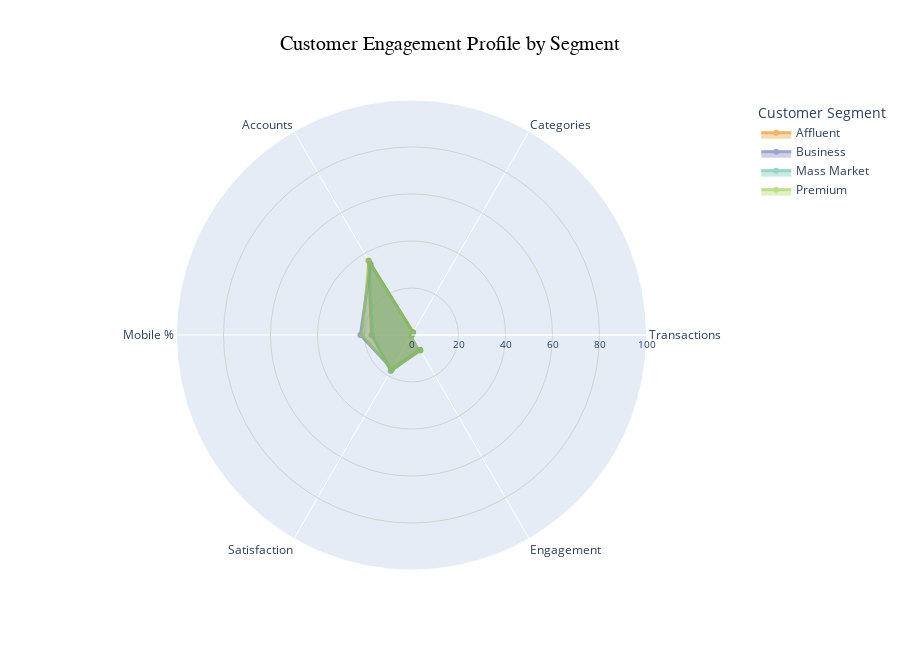

Notebook code cell kept with this figure:
### Markdown cell above
### Customer Engagement Rader

### Code cell
customer_engagement_radar_query = "SELECT * FROM gold.analytics_customer_behavior_clusters"
customer_engagement_radar_df = fetch_data(customer_engagement_radar_query)


segment_agg = customer_engagement_radar_df.groupby('customer_segment').agg({
    'avg_transactions_90d': 'mean',
    'avg_unique_categories': 'mean',
    'avg_accounts': 'mean',
    'mobile_usage_pct': 'mean',
    'avg_satisfaction_score': 'mean',
    'engagement_score': 'mean'
}).reset_index()

categories = ['Transactions', 'Categories', 'Accounts', 'Mobile %', 'Satisfaction', 'Engagement']

# Choose a vibrant color palette
colors = px.colors.qualitative.Vivid

fig = go.Figure()

for i, (_, row) in enumerate(segment_agg.iterrows()):
    values = [
        row['avg_transactions_90d'],
        row['avg_unique_categories'] * 10,  # Scale for visualization
        row['avg_accounts'] * 20,
        row['mobile_usage_pct'],
        row['avg_satisfaction_score'] * 20,
        row['engagement_score']
    ]
    fig.add_trace(go.Scatterpolar(
        r=values,
        theta=categories,
        fill='toself',
        name=row['customer_segment'],
        line=dict(color=colors[i % len(colors)], width=3),
        opacity=0.6,
        hovertemplate='<b>%{theta}</b><br>Value: %{r:.1f}<extra></extra>'
    ))

fig.update_layout(
    polar=dict(
        radialaxis=dict(visible=True, range=[0, 100], gridcolor='lightgrey', tickfont=dict(size=10)),
        angularaxis=dict(tickfont=dict(size=12))
    ),
    title=dict(
        text="Customer Engagement Profile by Segment",
        font=dict(size=20, family='Arial', color='black'),
        x=0.5
    ),
    legend=dict(title='Customer Segment', font=dict(size=12)),
    height=650,
    paper_bgcolor='white',
    plot_bgcolor='white'
)

fig.show()

### Figure 1 — Plotly figure (JSON) as saved in the notebook; plotly's stock layout.template omitted (floating-point values rounded to 4 significant figures)
{"data": [{"fill": "toself", "hovertemplate": "<b>%{theta}</b><br>Value: %{r:.1f}<extra></extra>", "line": {"color": "rgb(229, 134, 6)", "width": 3}, "name": "Affluent", "opacity": 0.6, "r": [0.1375, 1.375, 36.67, 17.02, 17.28, 7.545], "theta": ["Transactions", "Categories", "Accounts", "Mobile %", "Satisfaction", "Engagement"], "type": "scatterpolar"}, {"fill": "toself", "hovertemplate": "<b>%{theta}</b><br>Value: %{r:.1f}<extra></extra>", "line": {"color": "rgb(93, 105, 177)", "width": 3}, "name": "Business", "opacity": 0.6, "r": [0.1208, 1.208, 34.83, 21.72, 16.62, 7.211], "theta": ["Transactions", "Categories", "Accounts", "Mobile %", "Satisfaction", "Engagement"], "type": "scatterpolar"}, {"fill": "toself", "hovertemplate": "<b>%{theta}</b><br>Value: %{r:.1f}<extra></extra>", "line": {"color": "rgb(82, 188, 163)", "width": 3}, "name": "Mass Market", "opacity": 0.6, "r": [0.1167, 1.125, 36.33, 16.54, 17.77, 7.555], "theta": ["Transactions", "Categories", "Accounts", "Mobile %", "Satisfaction", "Engagement"], "type": "scatterpolar"}, {"fill": "toself", "hovertemplate": "<b>%{theta}</b><br>Value: %{r:.1f}<extra></extra>", "line": {"color": "rgb(153, 201, 69)", "width": 3}, "name": "Premium", "opacity": 0.6, "r": [0.1125, 1.125, 36.33, 20.92, 16.6, 7.445], "theta": ["Transactions", "Categories", "Accounts", "Mobile %", "Satisfaction", "Engagement"], "type": "scatterpolar"}], "layout": {"height": 650, "legend": {"font": {"size": 12}, "title": {"text": "Customer Segment"}}, "paper_bgcolor": "white", "plot_bgcolor": "white", "polar": {"angularaxis": {"tickfont": {"size": 12}}, "radialaxis": {"gridcolor": "lightgrey", "range": [0, 100], "tickfont": {"size": 10}, "visible": true}}, "title": {"font": {"color": "black", "family": "Arial", "size": 20}, "text": "Customer Engagement Profile by Segment", "x": 0.5}}}
